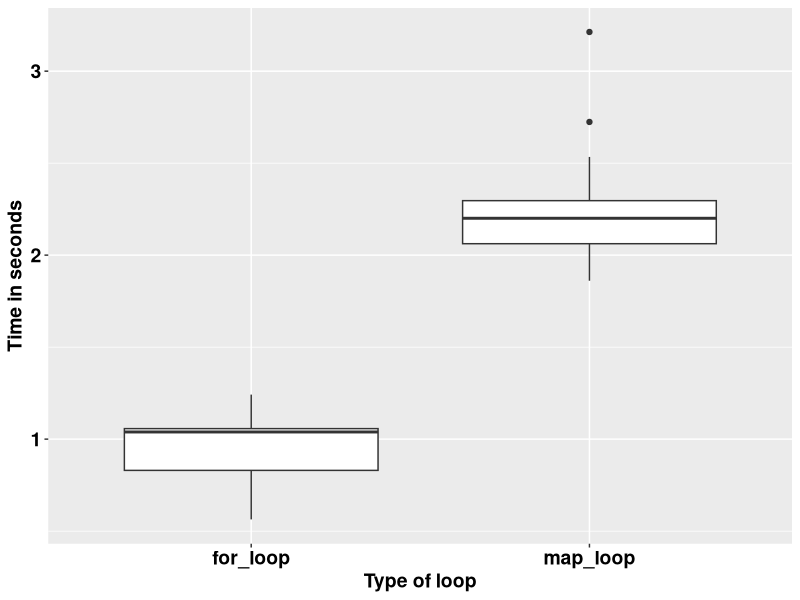

This figure's R source:
## ---- chunk 1
knitr::opts_chunk$set(echo = TRUE)
## ---- chunk 2
square <- function(a) a**2
square(3)
## ---- chunk 3
square <- function(b){ # Create the function name, 
  b**2
}
square(3)
## ---- chunk 4
square <- function(c){ 
  product <- c**2
  return(product)
}
square(3)
## ---- chunk 5
square <- function(d){
  product <- d**2
  print(product)
}
square(5)
## ---- chunk 6
square <- function(e){
  product <- e**2
  (product)
}
square(9)
## ---- chunk 7
square <- function(f){
  product <- f**2
  show(product)
}
square(9)
## ---- chunk 8
square_root <- function(b){
  product <- b^0.5
  return(product/2)
}
square_root(9)
## ---- chunk 9
square_root
## ---- chunk 10
square(-10:10)
## ---- chunk 11
square_root(c(-26, 1:15, 158))
## ---- chunk 12
m <- list(12, 18, 345)
square_root(m[[2]])
## ---- chunk 13
rescale <- function(x){
  m <- mean(x)
  s <- sd(x)
  (x - m) / s
}
rescale(c(-52, 58, 46, 99))
## ---- chunk 14
rescale <- function(x, only_translate){
  m <- mean(x)
  translated <- x - m
  if (only_translate) return(translated)
  s <- sd(x)
  translated / s
}

rescale(x = 1:6, only_translate = TRUE)
## ---- chunk 15
rescale <- function(x, only_translate){
  m <- mean(x)
  translated <- x - m
  if (only_translate) return(translated)
  s <- sd(x)
  translated / s
}

rescale(x = 1:4, only_translate = FALSE)
## ---- chunk 16
rescale(only_translate = TRUE, x = 1:4)
## ---- chunk 17
rescale(x = 1:4, TRUE)
rescale(TRUE, x = 1:4)
rescale(1:4, only_translate = T)
rescale(only_translate = T, 1:4)
## ---- chunk 18
rescale(1:4, o = T)
rescale(o = T, 1:4)
## ---- chunk 19
rescale <- function(x, only_translate = FALSE){
  m <- mean(x)
  translated <- x - m
  if(only_translate) return(translated)
  s <- sd(x)
  translated / s
}
## ---- chunk 20
rescale(1:4) # This runs with only_translate being taken as FALSE by default.
## ---- chunk 21
rescale <- function(x, ...){
  m <- mean(x, ...)
  s <- sd(x, ...)
  (x - m) / s
}

rescale(1:4) # 
## ---- chunk 22
x <- c(NA, 1:3)
rescale(x)
## ---- chunk 23
x <- c(NA, 1:3)
rescale(x, na.rm = TRUE)
## ---- chunk 24
some_function <- function(x) x
other_function <- function(x, ...) x
# some_function(1:4, foo = "bar") # This does not run because there was no allowance.
other_function(1:4, foo = "bar")

## ---- chunk 25
f <- function(...) list(...)
g <- function(x, y, ...) f(...)
g(x = 1, y = 2, z = 3, w = 4)
## ---- chunk 26
compare_rasters <- function(x) {
  if (sum(x > 0.5, na.rm = TRUE) > 7) {
    return(1)
  } else {
    return(0)
  }
  
}
## ---- chunk 27
library(tidyverse)
volumes <- rnorm(1000000)

for_loop <- vector()

for (k in 1:20) {
  for_loop[k] <- system.time(for (i in 1:length(volumes)) {
    2.3 * volumes[i] ^ 9
  })
}

map_loop <- vector()
for (j in 1:20) {
  map_loop[j] <- system.time(map_vec(volumes, \(x) 2.3 * x ^ 9))
}
## ---- chunk 28
data.frame(for_loop = for_loop, map_loop = map_loop) %>% 
  gather(key = "key", value = "value") %>% 
  ggplot(aes(key, value)) +
  geom_boxplot() +
  labs(x = "Type of loop",
       y = "Time in seconds") +
  theme(text = element_text(size = 14, face = "bold", colour = "black")) +
  theme(axis.text = element_text(size = 14, face = "bold", colour = "black"))
